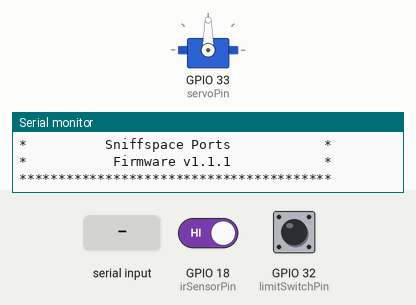
Simulated run of this sketch. Board: ESP32. Parts: servo, the last lines printed to the serial monitor. The inputs (shaded band) are chosen by the test bench; at power-on: GPIO 32 (limitSwitchPin) HIGH, GPIO 18 (irSensorPin) HIGH.

Above: at 1.2 s.
1.3 s: "ACTIVATE_FEEDER\n" received over Serial
At 1.7 s:
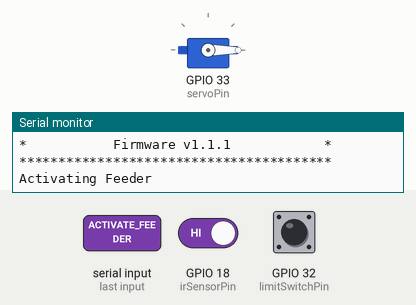
2.8 s: GPIO 32 (limitSwitchPin) pulled LOW for 0.15 s
4.4 s: GPIO 18 (irSensorPin) driven LOW
5.9 s: "ACTIVATE_FEEDER\n" received over the second serial link
7.4 s: "1\n" received over the second serial link
Timing chart, 0 to 9.9 s (numbered marks = the images above; inputs shaded):
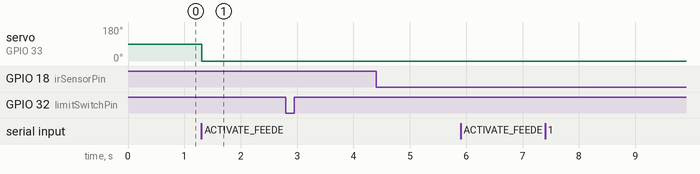

The sketch:

PortFirmwarev1.1.1.ino
```cpp
#include <ESP32Servo.h>

// Pin definitions
const int servoPin = 33;
const int limitSwitchPin = 32;
const int irSensorPin = 18;
const int qrCodeSerialPort = 2; // Use Serial2 for QR scanner

Servo feederServo;
bool standby = true;  // To track feeder state

// Variables for storing states
volatile bool irSensorDetected = false;  // Flag for IR sensor detection
String qrCodeData = "";

// Function declarations
void IRAM_ATTR irSensorISR();  // Interrupt handler for IR sensor
void activateFeeder();  // Function to activate feeder

// Setup function
void setup() {
  // Initialize Serial
  Serial.begin(115200);                  // Main Serial communication with PC
  Serial2.begin(9600, SERIAL_8N1, 16, 17);  // QR Scanner Serial communication
  Serial.println("################################# Rebooted! SniffSpace PORT #################################");
  Serial.println();
  Serial.println("****************************************");
  Serial.println("*           Dognosis Corp.             *");
  Serial.println("*          Sniffspace Ports            *");
  Serial.println("*           Firmware v1.1.1            *");
  Serial.println("****************************************");
  Serial.println();  // New line for spacing

  // Initialize pins
  pinMode(limitSwitchPin, INPUT_PULLUP); // Limit switch
  pinMode(irSensorPin, INPUT);           // IR sensor

  // Attach the servo
  feederServo.attach(servoPin);

  // Setup interrupts for IR sensor
  attachInterrupt(digitalPinToInterrupt(irSensorPin), irSensorISR, FALLING);  // IR sensor interrupt (falling edge)
}

// Main loop
void loop() {
  // QR Code Handling
  if (Serial2.available()) {
    Serial.println("QR DATA Available");
    qrCodeData = Serial2.readStringUntil('\n');
    if (qrCodeData.length() > 0) {
        Serial.println("QR_DATA_RECEIVED:::" + qrCodeData); // new
    }
  }

  // Feeder Control: Activate feeder based on external command
  if (Serial.available()) {
    String command = Serial.readStringUntil('\n');
    if (command == "ACTIVATE_FEEDER") {
      activateFeeder();
    }
  }

  // Check for IR detection in loop (set by ISR)
  if (irSensorDetected) {
    Serial.println("Sniffed");
    irSensorDetected = false;  // Reset flag after detection
  }

  delay(10);  // Small delay for loop stability
}

// ISR for IR sensor
void IRAM_ATTR irSensorISR() {
  irSensorDetected = true;  // Set flag when IR sensor detects an object
}

// Function to activate the feeder
void activateFeeder() {
  Serial.println("Activating Feeder");

  feederServo.attach(servoPin);  // Attach servo

  // Move the servo to 0 degrees to dispense food
  feederServo.write(0);
  delay(100);
  standby = true;

  // Feeder operation logic
  while (digitalRead(limitSwitchPin) == LOW || standby) {
    if (digitalRead(limitSwitchPin) == LOW) {
      standby = false;  // End-stop reached, stop the feeder
    }
  }

  // Stop the servo and detach
  feederServo.write(0);
  feederServo.detach();
  standby = true;

  Serial.println("Feeder operation complete.");
}
```

Measured:
- after the input at 1.3 s, servo on GPIO 33 (servoPin): 90° → 0° at once
